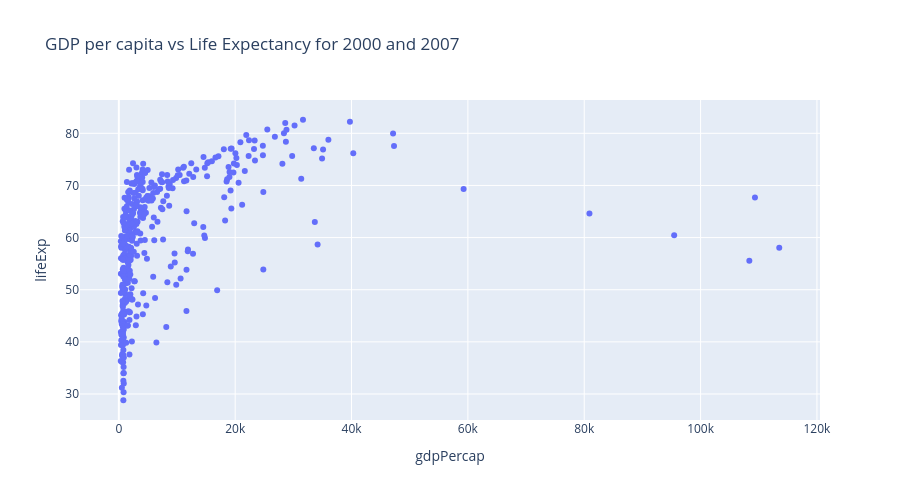

Notebook code cell kept with this figure:
### Markdown cell above
## Task 1 — Scatter: life expectancy change over time

**What to build:** A scatter showing **GDP per capita vs life expectancy** for **two years** (2000 and 2007) to show how both moved — use **colour for year** (just 2 colours), **one continent only**.

Choose any continent except Africa (that was the example). Highlight the change direction.

> 💡 Filter: `df.loc[df['continent'] == 'YOUR_CHOICE']` then filter years

### Code cell
# Task 1
# YOUR CODE HERE

fig = px.scatter(df.loc[df['continent'] == 'Asia'], x='gdpPercap', y='lifeExp',
                 title='GDP per capita vs Life Expectancy for 2000 and 2007', height=500)
fig.show()

### Figure 1 — Plotly figure (JSON) as saved in the notebook; plotly's stock layout.template omitted (floating-point values rounded to 4 significant figures; data arrays with more than 128 entries replaced by an {"elided": "..."} marker saying what was removed)
{"data": [{"hovertemplate": "gdpPercap=%{x}<br>lifeExp=%{y}<extra></extra>", "legendgroup": "", "marker": {"color": "#636efa", "symbol": "circle"}, "mode": "markers", "name": "", "orientation": "v", "showlegend": false, "type": "scatter", "x": {"elided": "396 float values"}, "xaxis": "x", "y": {"elided": "396 float values"}, "yaxis": "y"}], "layout": {"height": 500, "legend": {"tracegroupgap": 0}, "title": {"text": "GDP per capita vs Life Expectancy for 2000 and 2007"}, "xaxis": {"anchor": "y", "domain": [0, 1], "title": {"text": "gdpPercap"}}, "yaxis": {"anchor": "x", "domain": [0, 1], "title": {"text": "lifeExp"}}}}
